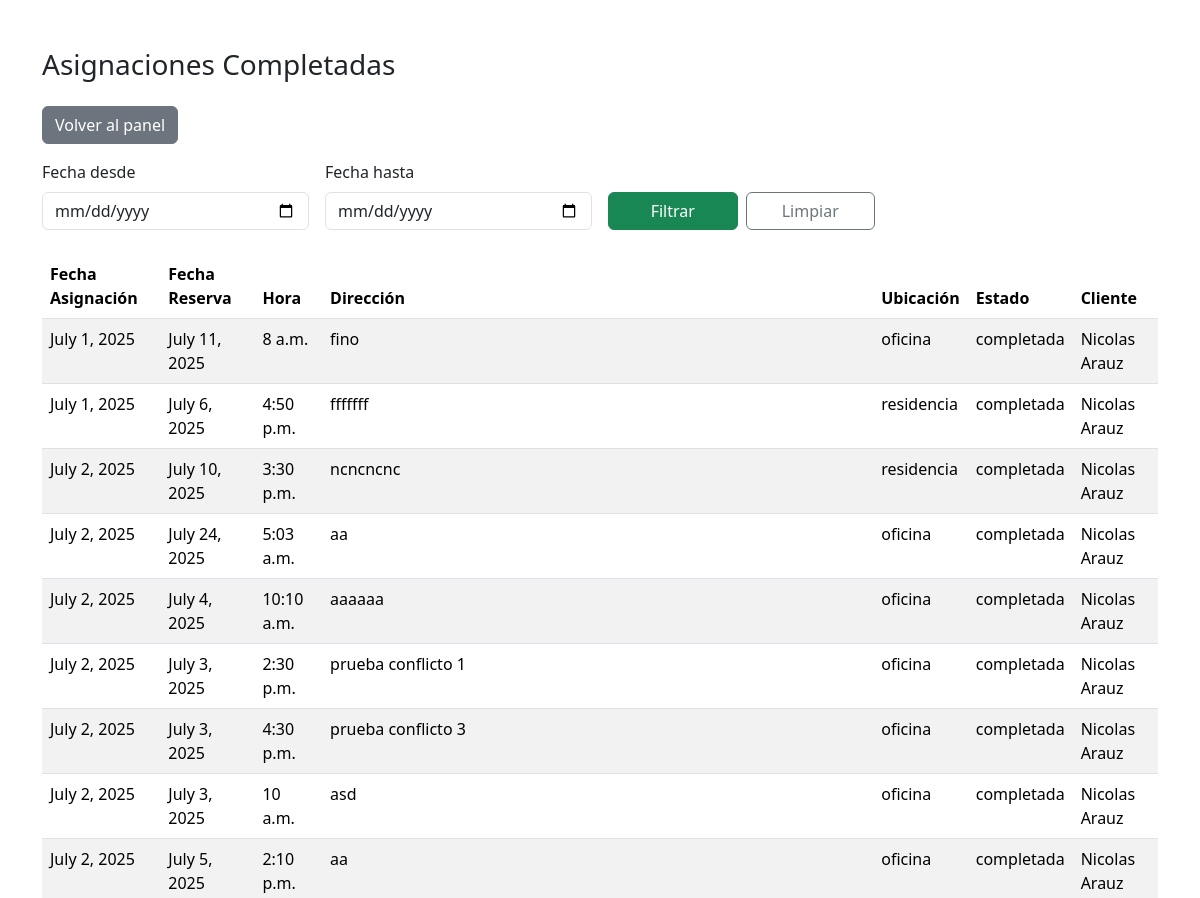
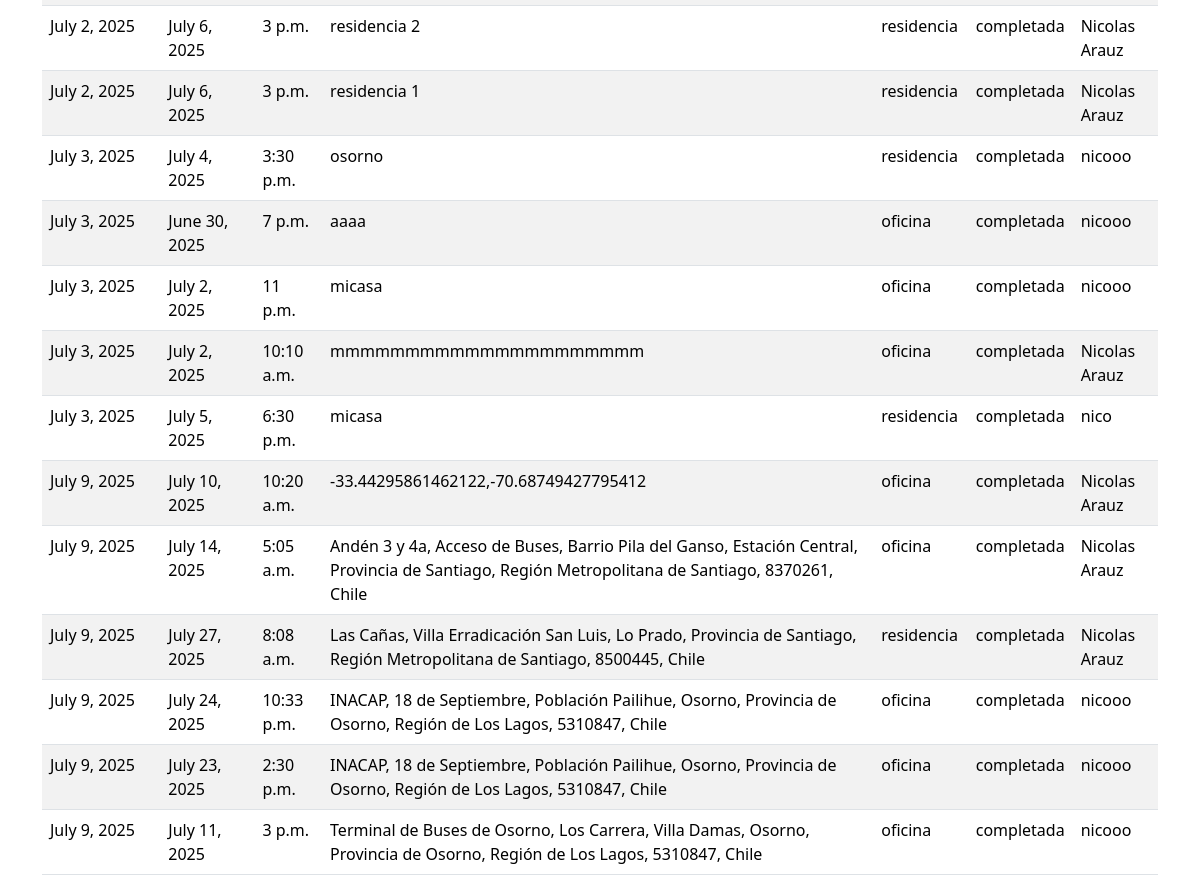
/asignaciones_completadas/ (signed in), run on the app's committed database (2 pictures, top to bottom).
### app/models.py (models this page shows, shortened)
class Asignacion(models.Model):
    fecha_asignacion = models.DateField()
    reserva = models.ForeignKey(Reserva, on_delete=models.CASCADE)
    usuario = models.ForeignKey(Usuario, on_delete=models.CASCADE)

class Reserva(models.Model):
    TIPO_UBICACION_CHOICES = [
        ('oficina', 'Oficina'),
        ('residencia', 'Residencia'),
    ]
    fecha_reserva = models.DateField()
    hora_reserva = models.TimeField(default="08:00")
    direccion = models.CharField(max_length=250)
    tipo_ubicacion = models.CharField(
        max_length=20,
        choices=TIPO_UBICACION_CHOICES,
        default='residencia'
    )
    latitud = models.FloatField(null=True, blank=True)
    longitud = models.FloatField(null=True, blank=True)
    estado = models.CharField(max_length=10)
    usuario = models.ForeignKey(Usuario, on_delete=models.CASCADE)

class Usuario(models.Model):
    nombre = models.CharField(max_length=60)
    correo = models.EmailField(unique=True)
    contraseña = models.CharField(max_length=100)
    rol = models.CharField(max_length=20)
    estado = models.CharField(max_length=10)

### app/views.py (the view)
# urls.py: path('asignaciones_completadas/', views.mis_asignaciones_completadas),
def mis_asignaciones_completadas(request):
    if request.session.get('usuario_rol') != 'personal':
        return redirect('../dashboard')
    usuario_id = request.session['usuario_id']
    asignaciones = Asignacion.objects.filter(
        usuario_id=usuario_id,
        reserva__estado='completada'
    ).select_related('reserva')
    fecha_desde = request.GET.get('fecha_desde')
    fecha_hasta = request.GET.get('fecha_hasta')
    if fecha_desde:
        asignaciones = asignaciones.filter(reserva__fecha_reserva__gte=fecha_desde)
    if fecha_hasta:
        asignaciones = asignaciones.filter(reserva__fecha_reserva__lte=fecha_hasta)
    context = {
        'asignaciones': asignaciones,
        'filtros': {
            'fecha_desde': fecha_desde or '',
            'fecha_hasta': fecha_hasta or ''
        }
    }
    return render(request, 'mis_asignaciones_completadas.html', context)

### templates/mis_asignaciones_completadas.html (shortened to what this page needs)
<!DOCTYPE html>
<html lang="es">
<head>
    <link href="https://cdn.jsdelivr.net/npm/bootstrap@5.3.3/dist/css/bootstrap.min.css" rel="stylesheet">
</head>
<body>
<div class="container mt-5">
    <h3 class="mb-4">Asignaciones Completadas</h3>
    <a href="../dashboard" class="btn btn-secondary mb-3">Volver al panel</a>
    <form method="get" class="row g-3 align-items-end mb-4">
        <div class="col-md-3">
            <label for="fecha_desde" class="form-label">Fecha desde</label>
            <input type="date" name="fecha_desde" id="fecha_desde" value="{{ filtros.fecha_desde }}" class="form-control">
        </div>
        <div class="col-md-3">
            <label for="fecha_hasta" class="form-label">Fecha hasta</label>
            <input type="date" name="fecha_hasta" id="fecha_hasta" value="{{ filtros.fecha_hasta }}" class="form-control">
        </div>
        <div class="col-md-3 d-flex gap-2">
            <button type="submit" class="btn btn-success w-100">Filtrar</button>
            <a href="../asignaciones_completadas" class="btn btn-outline-secondary w-100">Limpiar</a>
        </div>
    </form>
    {% if asignaciones %}
        <table class="table table-striped">
            <thead>
                <tr>
                    <th>Fecha Asignación</th>
                    <th>Fecha Reserva</th>
                    <th>Hora</th>
                    <th>Dirección</th>
                    <th>Ubicación</th>
                    <th>Estado</th>
                    <th>Cliente</th>
                </tr>
            </thead>
            <tbody>
                {% for a in asignaciones %}
                    <tr>
                        <td>{{ a.fecha_asignacion }}</td>
                        <td>{{ a.reserva.fecha_reserva }}</td>
                        <td>{{ a.reserva.hora_reserva }}</td>
                        <td>{{ a.reserva.direccion }}</td>
                        <td>{{ a.reserva.tipo_ubicacion }}</td>
                        <td>{{ a.reserva.estado }}</td>
                        <td>{{ a.reserva.usuario.nombre }}</td>
                    </tr>
                {% endfor %}
            </tbody>
        </table>
    {% else %}
        <p>No tienes asignaciones completadas.</p>
    {% endif %}
</div>
</body>
</html>

### data on the page
Asignacion: fecha_asignacion "July 1, 2025", reserva.fecha_reserva "July 11, 2025", reserva.hora_reserva "8 a.m.", reserva.direccion "fino", reserva.tipo_ubicacion "oficina", reserva.estado "completada", reserva.usuario.nombre "Nicolas Arauz"
Asignacion: fecha_asignacion "July 1, 2025", reserva.fecha_reserva "July 6, 2025", reserva.hora_reserva "4:50 p.m.", reserva.direccion "fffffff", reserva.tipo_ubicacion "residencia", reserva.estado "completada", reserva.usuario.nombre "Nicolas Arauz"
Asignacion: fecha_asignacion "July 2, 2025", reserva.fecha_reserva "July 10, 2025", reserva.hora_reserva "3:30 p.m.", reserva.direccion "ncncncnc", reserva.tipo_ubicacion "residencia", reserva.estado "completada", reserva.usuario.nombre "Nicolas Arauz"
Asignacion: fecha_asignacion "July 2, 2025", reserva.fecha_reserva "July 24, 2025", reserva.hora_reserva "5:03 a.m.", reserva.direccion "aa", reserva.tipo_ubicacion "oficina", reserva.estado "completada", reserva.usuario.nombre "Nicolas Arauz"
Asignacion: fecha_asignacion "July 2, 2025", reserva.fecha_reserva "July 4, 2025", reserva.hora_reserva "10:10 a.m.", reserva.direccion "aaaaaa", reserva.tipo_ubicacion "oficina", reserva.estado "completada", reserva.usuario.nombre "Nicolas Arauz"
Asignacion: fecha_asignacion "July 2, 2025", reserva.fecha_reserva "July 3, 2025", reserva.hora_reserva "2:30 p.m.", reserva.direccion "prueba conflicto 1", reserva.tipo_ubicacion "oficina", reserva.estado "completada", reserva.usuario.nombre "Nicolas Arauz"
Asignacion: fecha_asignacion "July 2, 2025", reserva.fecha_reserva "July 3, 2025", reserva.hora_reserva "4:30 p.m.", reserva.direccion "prueba conflicto 3", reserva.tipo_ubicacion "oficina", reserva.estado "completada", reserva.usuario.nombre "Nicolas Arauz"
Asignacion: fecha_asignacion "July 2, 2025", reserva.fecha_reserva "July 3, 2025", reserva.hora_reserva "10 a.m.", reserva.direccion "asd", reserva.tipo_ubicacion "oficina", reserva.estado "completada", reserva.usuario.nombre "Nicolas Arauz"
Asignacion: fecha_asignacion "July 2, 2025", reserva.fecha_reserva "July 5, 2025", reserva.hora_reserva "2:10 p.m.", reserva.direccion "aa", reserva.tipo_ubicacion "oficina", reserva.estado "completada", reserva.usuario.nombre "Nicolas Arauz"
Asignacion: fecha_asignacion "July 2, 2025", reserva.fecha_reserva "July 6, 2025", reserva.hora_reserva "3 p.m.", reserva.direccion "residencia 2", reserva.tipo_ubicacion "residencia", reserva.estado "completada", reserva.usuario.nombre "Nicolas Arauz"
Asignacion: fecha_asignacion "July 2, 2025", reserva.fecha_reserva "July 6, 2025", reserva.hora_reserva "3 p.m.", reserva.direccion "residencia 1", reserva.tipo_ubicacion "residencia", reserva.estado "completada", reserva.usuario.nombre "Nicolas Arauz"
Asignacion: fecha_asignacion "July 3, 2025", reserva.fecha_reserva "July 4, 2025", reserva.hora_reserva "3:30 p.m.", reserva.direccion "osorno", reserva.tipo_ubicacion "residencia", reserva.estado "completada", reserva.usuario.nombre "nicooo"
Asignacion: fecha_asignacion "July 3, 2025", reserva.fecha_reserva "June 30, 2025", reserva.hora_reserva "7 p.m.", reserva.direccion "aaaa", reserva.tipo_ubicacion "oficina", reserva.estado "completada", reserva.usuario.nombre "nicooo"
Asignacion: fecha_asignacion "July 3, 2025", reserva.fecha_reserva "July 2, 2025", reserva.hora_reserva "11 p.m.", reserva.direccion "micasa", reserva.tipo_ubicacion "oficina", reserva.estado "completada", reserva.usuario.nombre "nicooo"
Asignacion: fecha_asignacion "July 3, 2025", reserva.fecha_reserva "July 2, 2025", reserva.hora_reserva "10:10 a.m.", reserva.direccion "mmmmmmmmmmmmmmmmmmmmm", reserva.tipo_ubicacion "oficina", reserva.estado "completada", reserva.usuario.nombre "Nicolas Arauz"
Asignacion: fecha_asignacion "July 3, 2025", reserva.fecha_reserva "July 5, 2025", reserva.hora_reserva "6:30 p.m.", reserva.direccion "micasa", reserva.tipo_ubicacion "residencia", reserva.estado "completada", reserva.usuario.nombre "nico"
Asignacion: fecha_asignacion "July 9, 2025", reserva.fecha_reserva "July 10, 2025", reserva.hora_reserva "10:20 a.m.", reserva.direccion "-33.44295861462122,-70.68749427795412", reserva.tipo_ubicacion "oficina", reserva.estado "completada", reserva.usuario.nombre "Nicolas Arauz"
Asignacion: fecha_asignacion "July 9, 2025", reserva.fecha_reserva "July 14, 2025", reserva.hora_reserva "5:05 a.m.", reserva.direccion "Andén 3 y 4a, Acceso de Buses, Barrio Pila del Ganso, Estación Central, Provincia de Santiago, Región Metropolitana de Santiago, 8370261, Chile", reserva.tipo_ubicacion "oficina", reserva.estado "completada", reserva.usuario.nombre "Nicolas Arauz"
Asignacion: fecha_asignacion "July 9, 2025", reserva.fecha_reserva "July 27, 2025", reserva.hora_reserva "8:08 a.m.", reserva.direccion "Las Cañas, Villa Erradicación San Luis, Lo Prado, Provincia de Santiago, Región Metropolitana de Santiago, 8500445, Chile", reserva.tipo_ubicacion "residencia", reserva.estado "completada", reserva.usuario.nombre "Nicolas Arauz"
Asignacion: fecha_asignacion "July 9, 2025", reserva.fecha_reserva "July 24, 2025", reserva.hora_reserva "10:33 p.m.", reserva.direccion "INACAP, 18 de Septiembre, Población Pailihue, Osorno, Provincia de Osorno, Región de Los Lagos, 5310847, Chile", reserva.tipo_ubicacion "oficina", reserva.estado "completada", reserva.usuario.nombre "nicooo"
Asignacion: fecha_asignacion "July 9, 2025", reserva.fecha_reserva "July 23, 2025", reserva.hora_reserva "2:30 p.m.", reserva.direccion "INACAP, 18 de Septiembre, Población Pailihue, Osorno, Provincia de Osorno, Región de Los Lagos, 5310847, Chile", reserva.tipo_ubicacion "oficina", reserva.estado "completada", reserva.usuario.nombre "nicooo"
Asignacion: fecha_asignacion "July 9, 2025", reserva.fecha_reserva "July 11, 2025", reserva.hora_reserva "3 p.m.", reserva.direccion "Terminal de Buses de Osorno, Los Carrera, Villa Damas, Osorno, Provincia de Osorno, Región de Los Lagos, 5310847, Chile", reserva.tipo_ubicacion "oficina", reserva.estado "completada", reserva.usuario.nombre "nicooo"
